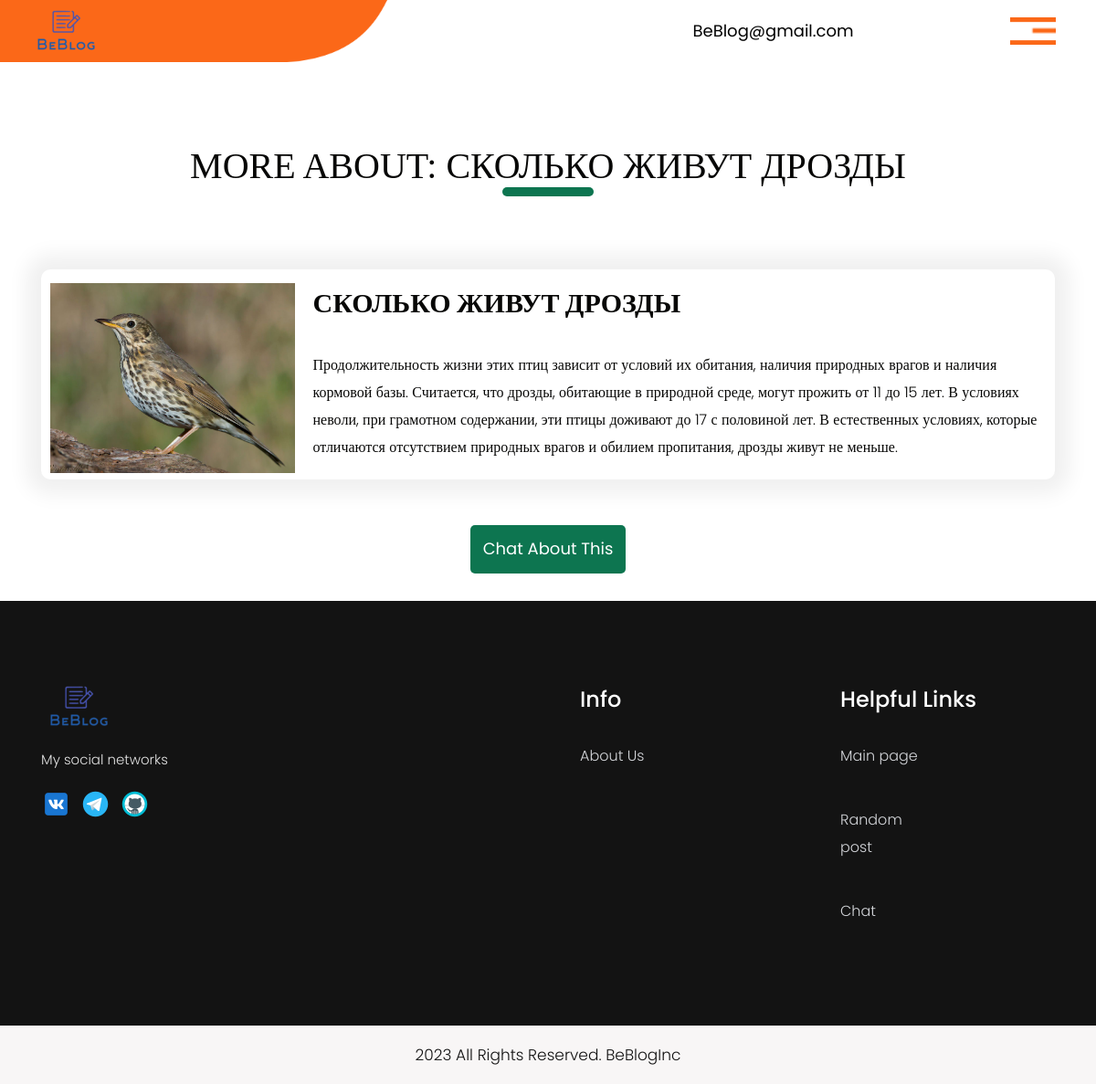
Screenshot of /BeBlog/post--4/ with the database file from the repository.
### blog/models.py (models this page shows, shortened)
class Post(models.Model):
    title = models.CharField(max_length=512, verbose_name="пост")
    description = models.TextField(max_length=256, verbose_name="описание")
    content = models.TextField(verbose_name="контент")
    author = models.ForeignKey(User, related_name="posts", on_delete=models.CASCADE)
    date = models.DateTimeField(auto_now_add=True)
    image = models.ImageField(verbose_name="изображение", upload_to="blog/", blank=True)
    class Meta:
        verbose_name_plural = "посты"
        verbose_name = "пост"

### blog/views.py (the view)
# urls.py: path("post--<int:pk>/", PostDetailView.as_view(), name="post-detail"),
class PostDetailView(DetailView):
    model = Post
    context_object_name = "post"

### templates/blog/post_detail.html
{% extends 'general/base.html' %}
{% load static %}
{% block content %}
    <div class="services_section layout_padding">
        <div class="container">
            <h1 class="services_taital">More about: {{ post.title }}</h1>
            <div class="services_section_2">
                <div class="news_main">
                    <div class="news_section_left">
                        <div class="image_2"><img src="{{ post.image.url }}" alt="Картинка поста"></div>
                    </div>
                    <div class="news_section_right">
                        <h1 class="great_text">{{ post.title }}</h1>
                        <p class="dolor_text">{{ post.content }}</p>
                    </div>
                </div>
            </div>
            <div class="read_bt"><a href="http://192.168.1.77:8080/">Chat About This</a></div>
        </div>
    </div>
{% endblock %}

### static/css/style.css (style rules this page uses)
* { box-sizing: border-box !important; transition: ease all 0.5s; }
html { scroll-behavior: smooth; }
body { color: #666666; font-size: 14px; font-family: Poppins; line-height: 1.80857; font-weight: normal; overflow-x: hidden; }
a { color: #1f1f1f; text-decoration: none !important; outline: none !important; -webkit-transition: all .3s ease-in-out; -moz-transition: all .3s ease-in-out; -ms-transition: all .3s ease-in-out; -o-transition: all .3s ease-in-out; transition: all .3s ease-in-out; }
h1, h2, h3, h4, h5, h6 { letter-spacing: 0; font-weight: normal; position: relative; padding: 0 0 10px 0; font-weight: normal; line-height: normal; color: #111111; margin: 0 }
h1 { font-size: 24px }
*, *::after, *::before { -webkit-box-sizing: border-box; -moz-box-sizing: border-box; box-sizing: border-box; }
p { margin: 20px; font-weight: 300; font-size: 15px; line-height: 24px; }
a { color: #222222; text-decoration: none; outline: none !important; }
a, .btn { text-decoration: none !important; outline: none !important; -webkit-transition: all .3s ease-in-out; -moz-transition: all .3s ease-in-out; -ms-transition: all .3s ease-in-out; -o-transition: all .3s ease-in-out; transition: all .3s ease-in-out; }
img { max-width: 100%; height: auto; }
.layout_padding { padding-top: 90px; padding-bottom: 0px; }
.services_section { width: 100%; float: left; }
.services_taital { width: 100%; float: left; font-size: 40px; color: #070706; text-align: center; font-family: Verdana; text-transform: uppercase; }
.services_taital:after { content: ''; position: absolute; width: 100px; border-bottom: 10px solid #0d7550; justify-content: center; margin: 0 auto; left: 0px; right: 0px; display: block; border-radius: 20px; }
.services_section_2 { width: 100%; float: left; margin-top: 50px; }
.news_main { width: 100%; float: left; padding-top: 40px; background-color: #ffffff; border-radius: 10px; padding: 15px 30px 0px 10px; box-shadow: 0px 0px 22px 16px #f0f0f0; margin-top: 30px; }
.news_section_left { width: 25%; float: left; }
.news_section_right { width: 75%; float: left; }
.great_text { width: 100%; float: left; font-size: 30px; color: #070706; margin-left: 20px; text-transform: uppercase; font-weight: bold; }
.dolor_text { width: 100%; float: left; font-size: 16px; color: #070706; margin-left: 20px; line-height: 30px; }
.read_bt { width: 170px; margin: 0 auto; text-align: center; }
.read_bt a { width: 100%; float: left; font-size: 18px; color: #ffffff; background-color: #0d7550; border-radius: 5px; padding: 10px; text-align: center; margin-top: 50px; }

### rows the page displays
Post: title "СКОЛЬКО ЖИВУТ ДРОЗДЫ", image (picture), content "Продолжительность жизни этих птиц зависит от условий их обитания, наличия природных врагов и наличия кормовой базы. Считается, что дрозды, обитающие в природной среде, могут прожить от 11 до 15 лет. В условиях неволи, при грамотном содержании, эти птицы доживают до 17 с половиной лет. В естественных условиях, которые отличаются отсутствием природных врагов и обилием пропитания, дрозды живут не меньше."
